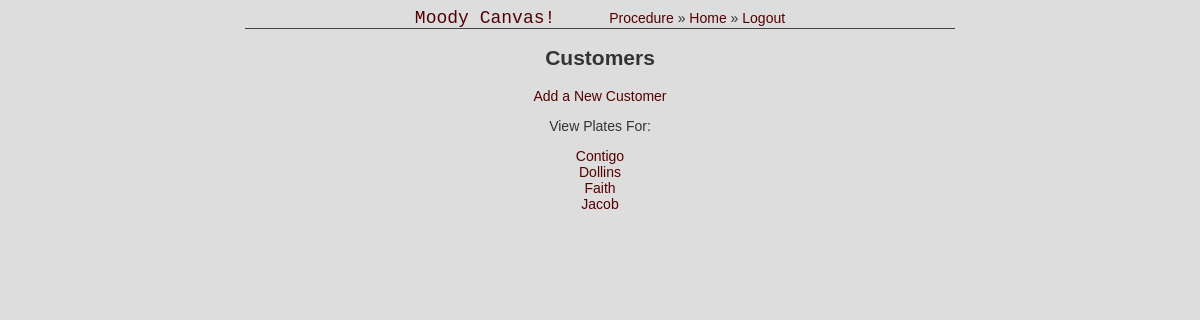
The app's page /Moody/customers/ (signed in), older data.
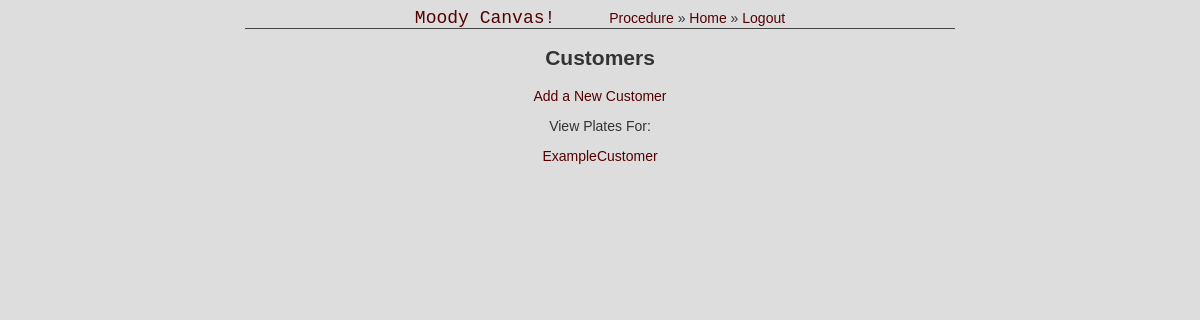
The same page, newer data.
### Moody/models.py (models this page shows)
class Customer(models.Model):
    cust_name = models.CharField(max_length=50)
    def __str__(self):
        return self.cust_name

### Moody/views.py (the view)
# urls.py: path('customers/', views.CustomersView.as_view(), name='customers'),
class CustomersView(generic.ListView):
    template_name = 'Moody/customers.html'
    context_object_name = 'customer_list'
    def get_queryset(self):
        return Customer.objects.order_by('cust_name')

### Moody/templates/Moody/customers.html (shortened to what this page needs)
<!DOCTYPE html>
<html>
<head>
</head>
<body>
    <div id="header">
        <ul id="nav">
            <li><a href="{% url 'home:index' %}" style="font-size: 18px; font-family: Courier New, Courier, monospace; margin-right: 50px;">Moody Canvas!</a></li>
            <li><a rel="dead placeholder link">Procedure</a> &raquo;</li>
            <li><a href="{% url 'Moody:index' %}">Home</a>{% if user.is_authenticated %} &raquo;</li>
            <li><a href="{% url 'logout' %}">Logout</a>{% endif %}</li>
        </ul>
    </div>
    <h2>Customers</h2>
{% if user.is_authenticated %}
    <p><a href="{% url 'Moody:new_cust' %}">Add a New Customer</a></p>
{% endif %}
    {% if customer_list %}
    <p>View Plates For:</p>
    <ul>
        {% for c in customer_list %}
        <li><a href="{% url 'Moody:plates' c %}">{{ c }}</a></li>
        {% endfor %}
    </ul>
    {% endif %}
</body>
</html>

Row changes from the older to the newer data that the page shows:
removed Customer: cust_name "Contigo"
removed Customer: cust_name "Dollins"
removed Customer: cust_name "Faith"
removed Customer: cust_name "Jacob"
added Customer: cust_name "ExampleCustomer"
